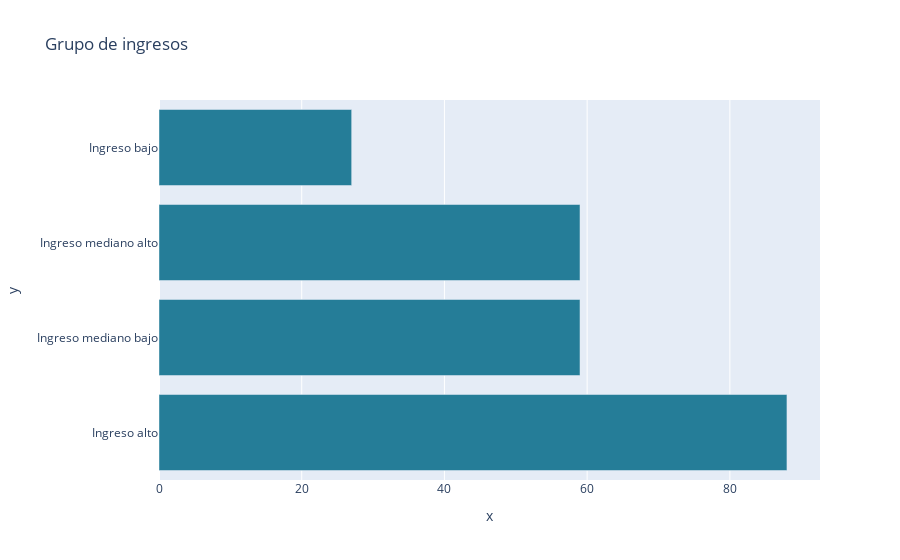

Here is the notebook cell this chart was saved with:
### Code cell
#de acuerdo con el BM, ¿Cuántos países hay en cada nivel de ingresos?
px.bar(x=var1, y= var1.index, title='Grupo de ingresos',color_discrete_sequence=px.colors.sequential.Tealgrn_r)

### Figure 1 — Plotly figure (JSON) as saved in the notebook; plotly's stock layout.template omitted (floating-point values rounded to 4 significant figures)
{"data": [{"alignmentgroup": "True", "hovertemplate": "x=%{x}<br>y=%{y}<extra></extra>", "legendgroup": "", "marker": {"color": "rgb(37, 125, 152)", "pattern": {"shape": ""}}, "name": "", "offsetgroup": "", "orientation": "h", "showlegend": false, "textposition": "auto", "type": "bar", "x": [88, 59, 59, 27], "xaxis": "x", "y": ["Ingreso alto", "Ingreso mediano bajo", "Ingreso mediano alto", "Ingreso bajo"], "yaxis": "y"}], "layout": {"barmode": "relative", "legend": {"tracegroupgap": 0}, "title": {"text": "Grupo de ingresos"}, "xaxis": {"anchor": "y", "domain": [0, 1], "title": {"text": "x"}}, "yaxis": {"anchor": "x", "domain": [0, 1], "title": {"text": "y"}}}}
